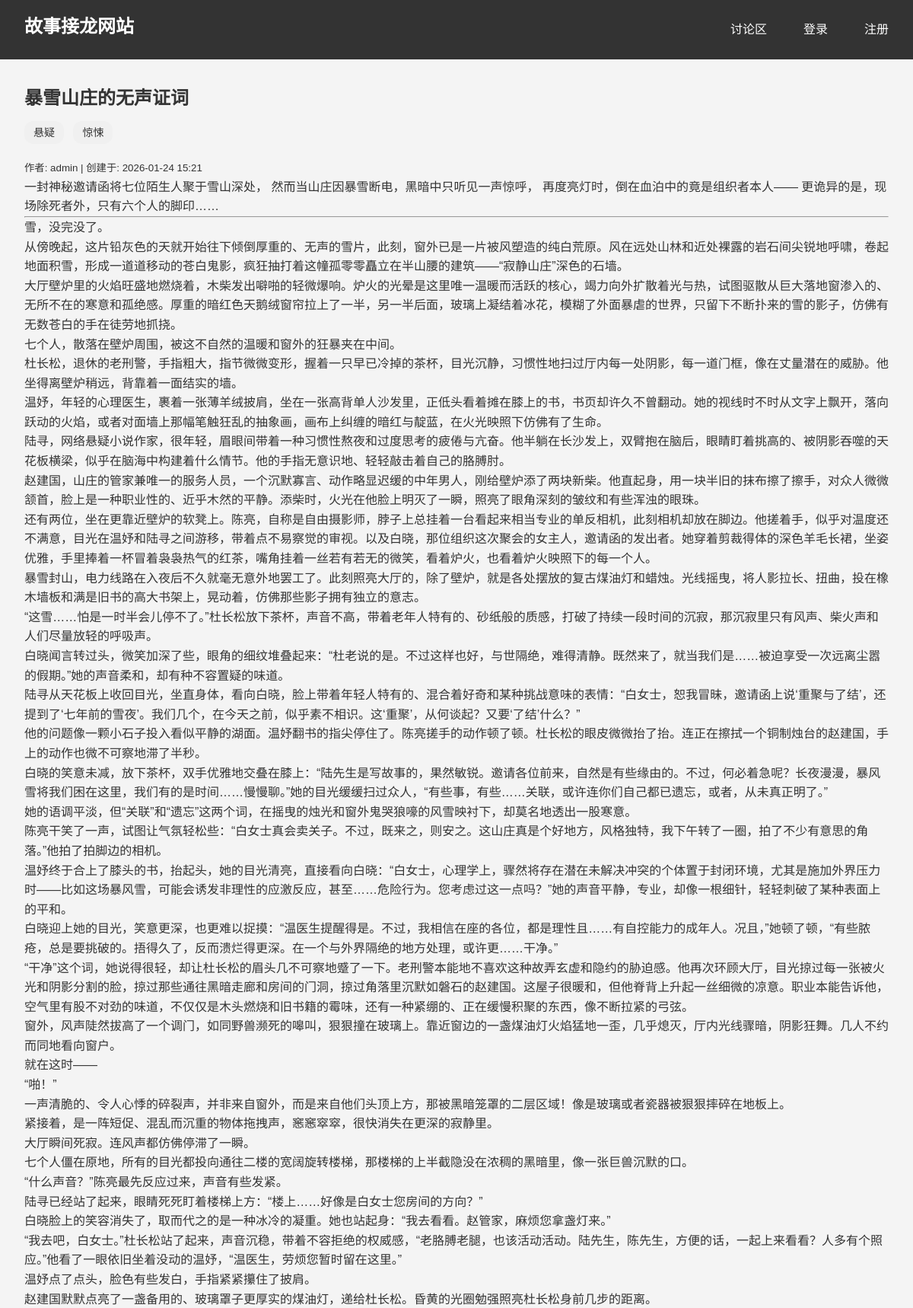
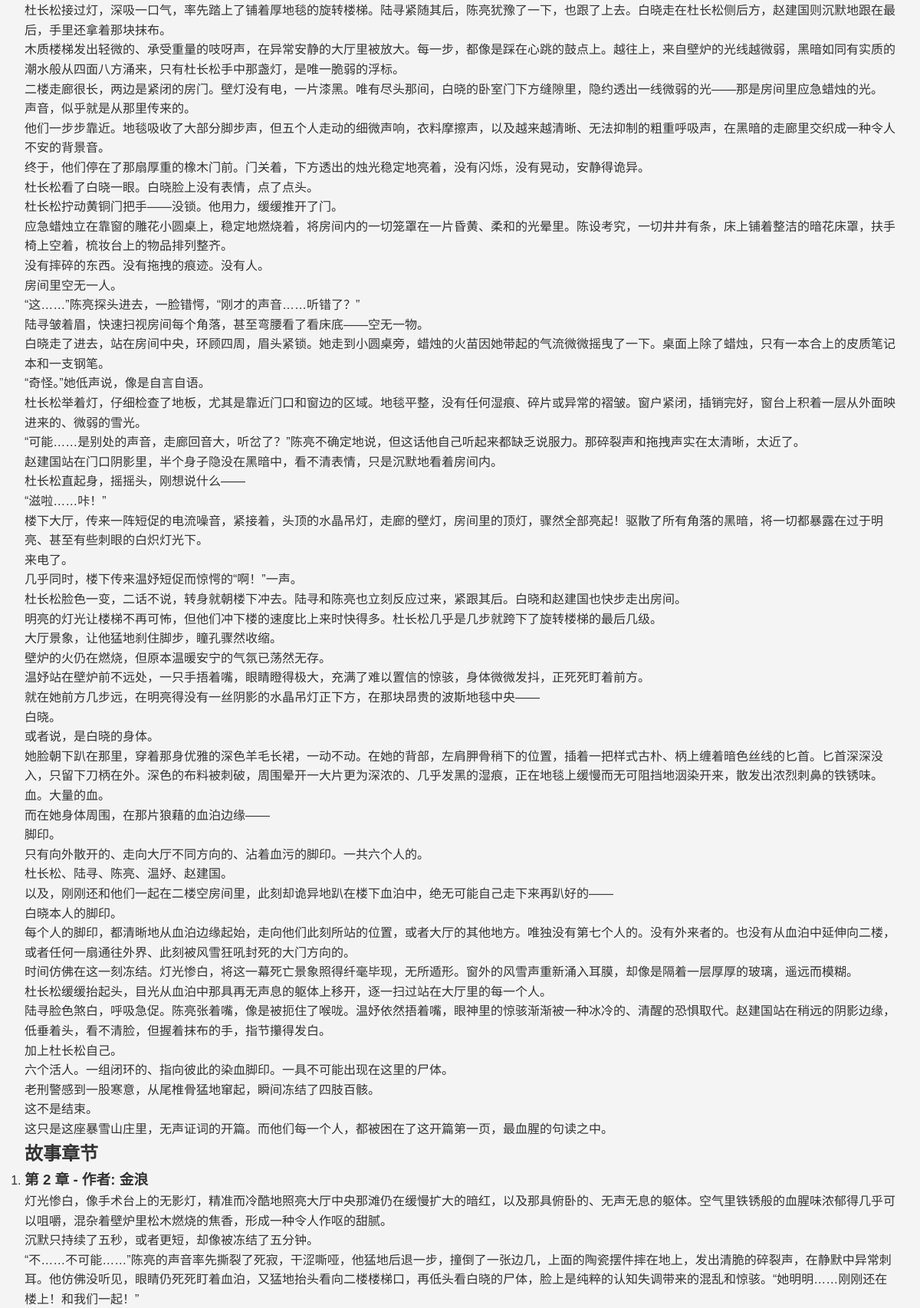
/stories/1 (upper part), run on the app's committed database (2 pictures, top to bottom).
### database.py (models this page shows)
class StoryDB(Base):
    __tablename__ = "stories"
    id = Column(Integer, primary_key=True, index=True)
    title = Column(String(200), nullable=False)
    content = Column(Text, nullable=False)
    author_id = Column(Integer, ForeignKey("users.id"), nullable=False)
    tags = Column(String(200), default="")
    created_at = Column(DateTime, default=datetime.now)
    updated_at = Column(DateTime, default=datetime.now)
    author = relationship("UserDB", back_populates="stories")
    chapters = relationship("StoryChapterDB", back_populates="story")

class UserDB(Base):
    __tablename__ = "users"
    id = Column(Integer, primary_key=True, index=True)
    username = Column(String(50), unique=True, index=True, nullable=False)
    email = Column(String(100), unique=True, index=True, nullable=False)
    password_hash = Column(String(255), nullable=False)
    role = Column(String(20), default="user")
    registered_at = Column(DateTime, default=datetime.now)
    active_count = Column(Integer, default=0)
    points = Column(Integer, default=0)
    credit = Column(Float, default=100.0)
    stories = relationship("StoryDB", back_populates="author")
    chapters = relationship("StoryChapterDB", back_populates="author")
    chapter_comments = relationship("ChapterCommentDB", back_populates="author")
    discussions = relationship("DiscussionDB", back_populates="author")
    discussion_comments = relationship("DiscussionCommentDB", back_populates="author")

class StoryChapterDB(Base):
    __tablename__ = "story_chapters"
    id = Column(Integer, primary_key=True, index=True)
    story_id = Column(Integer, ForeignKey("stories.id"), nullable=False)
    content = Column(Text, nullable=False)
    author_id = Column(Integer, ForeignKey("users.id"), nullable=False)
    author_name = Column(String(50), nullable=False)
    created_at = Column(DateTime, default=datetime.now)
    story = relationship("StoryDB", back_populates="chapters")
    author = relationship("UserDB", back_populates="chapters")
    comments = relationship("ChapterCommentDB", back_populates="chapter")

### routers/stories.py (the view)
@router.get("/stories/{story_id}", response_class=HTMLResponse)
async def read_story(request: Request, story_id: int, db: Session = Depends(get_db)):
    story = get_story_by_id(db, story_id)
    if not story:
        return RedirectResponse(url="/")
    from crud import get_user_by_id
    story_author = get_user_by_id(db, story.author_id)
    story_author_name = story_author.username if story_author else "未知作者"
    story.content_html = markdown.markdown(story.content)
    story.tags = [tag.strip() for tag in story.tags.split(',') if tag.strip()]
    chapters = get_chapters_by_story(db, story_id)
    chapter_comments = {}
    for chapter in chapters:
        chapter.content_html = markdown.markdown(chapter.content)
        comments = get_comments_by_chapter(db, chapter.id)
        for comment in comments:
            comment.content_html = markdown.markdown(comment.content)
        chapter_comments[chapter.id] = comments
    from crud import get_all_discussions
    discussions = get_all_discussions(db)
    current_user = await get_current_user(request, db)
    return templates.TemplateResponse(
        "story_detail.html",
        {
            "request": request,
            "story": story,
            "story_author_name": story_author_name,
            "chapters": chapters,
            "chapter_comments": chapter_comments,
            "discussions": discussions,
            "current_user": current_user
        }
    )

### templates/story_detail.html (shortened to what this page needs)
{% extends "base.html" %}
{% block content %}
    <section class="story-detail">
        <h1>{{ story.title }}</h1>
        {% if story.tags %}
            <div class="story-tags">
                {% for tag in story.tags %}
                    <span class="tag">{{ tag }}</span>
                {% endfor %}
            </div>
        {% endif %}
        <div class="story-meta">
            <small>作者: {{ story_author_name }} | 创建于: {{ story.created_at.strftime('%Y-%m-%d %H:%M') }}</small>
        </div>
        <div class="story-content">
            {{ story.content_html|safe }}
        </div>
    </section>
    <section class="story-chapters">
        <h2>故事章节</h2>
        {% if chapters %}
            <ol>
                {% for chapter in chapters %}
                    <li id="{{ chapter.id }}">
                        <h3>第 {{ loop.index + 1 }} 章 - 作者: {{ chapter.author_name }}</h3>
                        <div class="chapter-content">{{ chapter.content_html|safe }}</div>
                    </li>
                {% endfor %}
            </ol>
        {% else %}
            <p>还没有章节，快来续写这个故事吧！</p>
        {% endif %}
    </section>
{% endblock %}

### static/css/styles.css (style rules this page uses)
* { margin: 0; padding: 0; box-sizing: border-box; }
body { font-family: Arial, sans-serif; line-height: 1.6; color: #333; background-color: #f4f4f4; }

### templates/base.html (style rules this page uses)
* { margin: 0; padding: 0; box-sizing: border-box; }
body { font-family: Arial, sans-serif; line-height: 1.6; color: #333; background-color: #f4f4f4; }
.tag { display: inline-block; background-color: #f0f0f0; border-radius: 12px; padding: 4px 12px; margin-right: 8px; margin-bottom: 8px; font-size: 14px; color: #333; text-decoration: none; }
.tag { display: inline-flex; align-items: center; background-color: #f0f0f0; border-radius: 12px; padding: 4px 8px; font-size: 14px; }

### templates/story_detail.html (style rules this page uses)
.story-tags { margin: 10px 0; }
.tag { display: inline-block; background-color: #f0f0f0; border-radius: 12px; padding: 4px 12px; margin-right: 8px; font-size: 14px; color: #333; }

### data on the page
StoryDB: title "暴雪山庄的无声证词", created_at "2026-01-24 15:21"
UserDB: username "admin"
StoryChapterDB: author_name "金浪", content_html "灯光惨白，像手术台上的无影灯，精准而冷酷地照亮大厅中央那滩仍在缓慢扩大的暗红，以及那具俯卧的、无声无息的躯体。空气里铁锈般的血腥味浓郁得几乎可以咀嚼，混杂着壁炉里松木燃烧的焦香，形成一种令人作呕的甜腻。 沉默只持续了五秒，或者更短，却像被冻结了五分钟。 “不……不可能……”陈亮的声音率先撕裂了死寂，干涩嘶哑，他猛地后退一步，撞倒了一张边几，上面的陶瓷摆件摔在地上，发出清脆的碎裂声，在静默中异常刺耳。他仿佛没听见，眼睛仍死死盯着血泊，又猛地抬头看向二楼楼梯口，再低头看白晓的尸体，脸上是纯粹的认知失调带来的混乱和惊骇。“她明明……刚刚还在楼上！和我们一起！”"

### other printed values
{{ tag }} "悬疑" "惊悚"
